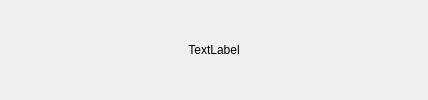
<?xml version="1.0" encoding="UTF-8"?>
<ui version="4.0">
 <class>SuspendDialog</class>
 <widget class="QDialog" name="SuspendDialog">
  <property name="windowModality">
   <enum>Qt::WindowModal</enum>
  </property>
  <property name="geometry">
   <rect>
    <x>0</x>
    <y>0</y>
    <width>428</width>
    <height>100</height>
   </rect>
  </property>
  <property name="windowTitle">
   <string>Dialog</string>
  </property>
  <layout class="QVBoxLayout" name="verticalLayout">
   <item>
    <widget class="QLabel" name="label">
     <property name="text">
      <string>TextLabel</string>
     </property>
     <property name="alignment">
      <set>Qt::AlignCenter</set>
     </property>
    </widget>
   </item>
  </layout>
 </widget>
 <resources/>
 <connections/>
</ui>
